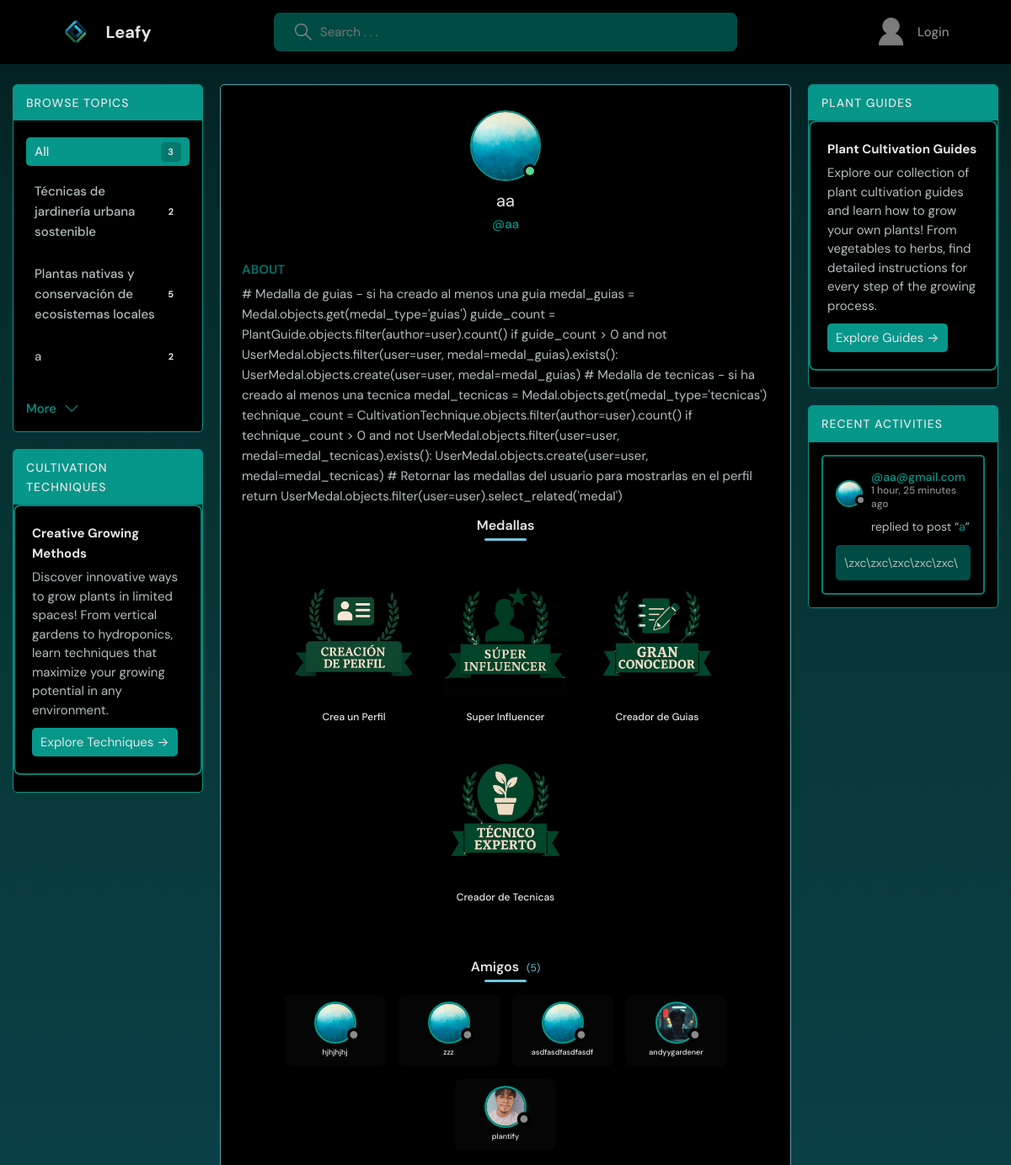
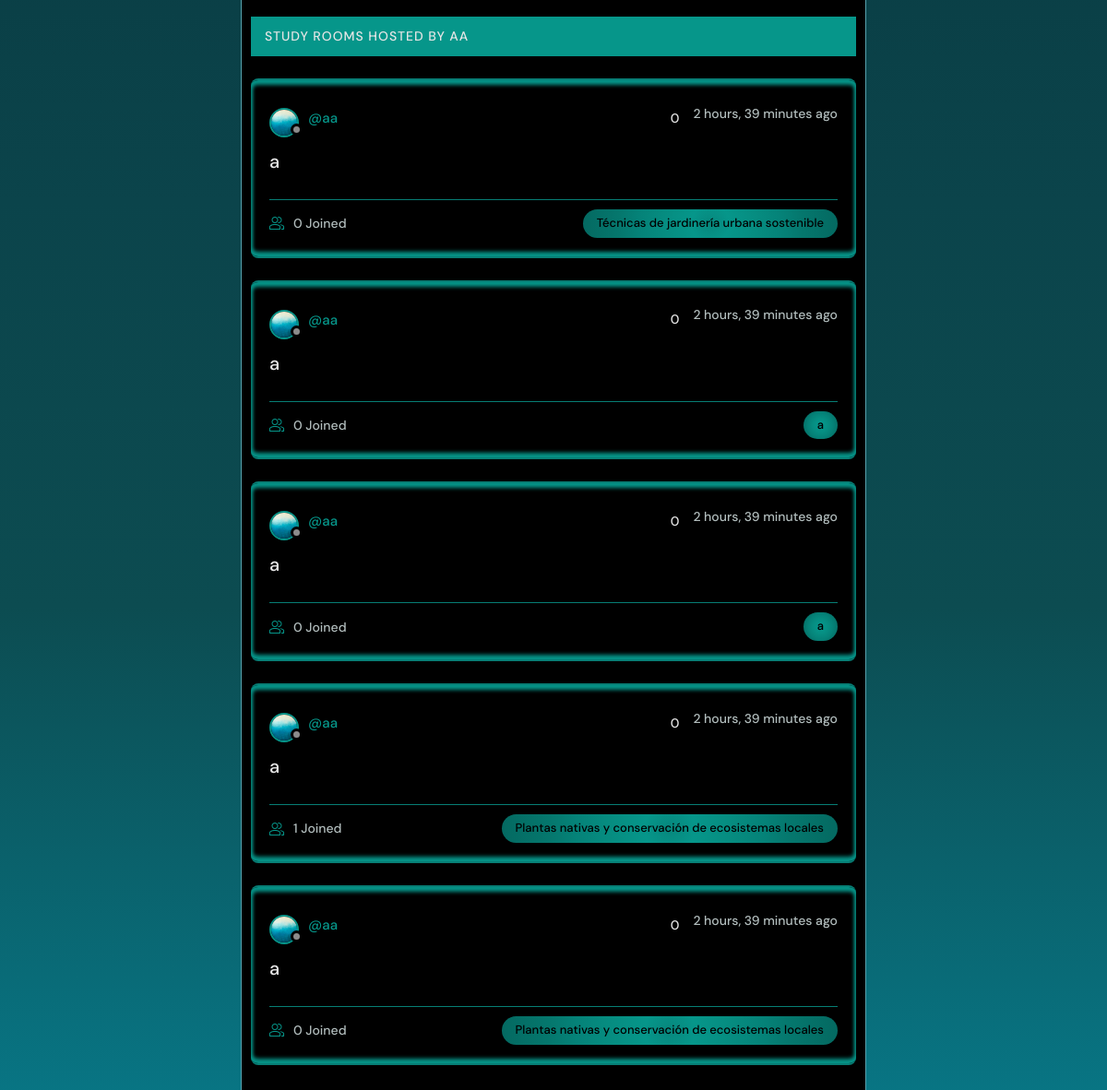
/profile/16/, run on the app's committed database (2 pictures, top to bottom).
### base/models.py (models this page shows, shortened)
class Topic(models.Model):
    name = models.CharField(max_length=200)

class User(AbstractUser):
    name = models.CharField(max_length=200, null=True)
    email = models.EmailField(unique=True, null=True)
    bio = models.TextField(null=True)
    avatar = models.ImageField(null=True, default="blue.jpg")
    USERNAME_FIELD = 'email'
    REQUIRED_FIELDS = []
    def get_friends(self):
        friend_users = []
        for friendship in self.friendships.filter(status='accepted'):
            friend_users.append(friendship.to_user)
        for friendship in self.friend_requests.filter(status='accepted'):
            friend_users.append(friendship.from_user)
        return friend_users

class UserMedal(models.Model):
    user = models.ForeignKey(User, on_delete=models.CASCADE, related_name='medals')
    medal = models.ForeignKey(Medal, on_delete=models.CASCADE, related_name='users')
    earned_date = models.DateTimeField(auto_now_add=True)
    class Meta:
        unique_together = ('user', 'medal')
        verbose_name = 'Medalla de Usuario'
        verbose_name_plural = 'Medallas de Usuarios'

class Medal(models.Model):
    MEDAL_TYPES = [
        ('perfil', 'Perfil'),
        ('likes', 'Likes'),
        ('influencer', 'Influencer'),
        ('guias', 'Guías'),
        ('tecnicas', 'Técnicas'),
    ]
    name = models.CharField(max_length=50)
    medal_type = models.CharField(max_length=20, choices=MEDAL_TYPES, unique=True)
    description = models.TextField()
    image = models.CharField(max_length=100)  # Ruta relativa a la imagen de la medalla
    class Meta:
        verbose_name = 'Medalla'
        verbose_name_plural = 'Medallas'

class Room(models.Model):
    host = models.ForeignKey(User, on_delete=models.SET_NULL, null=True)
    topic =  models.ForeignKey(Topic, on_delete=models.SET_NULL, null=True)
    name = models.CharField(max_length=200)
    description = models.TextField(null=True, blank=True)
    participants = models.ManyToManyField(User, related_name='participants', blank=True)
    image = models.ImageField(null=True, blank=True, upload_to='room_images/')
    likes = models.ManyToManyField(User, related_name='room_likes', blank=True)
    updated = models.DateTimeField(auto_now=True)
    created = models.DateTimeField(auto_now_add=True)
    class Meta:
        ordering = ['-updated', '-created']
    def __str__(self):
        return self.name

class Message(models.Model):
    user = models.ForeignKey(User, on_delete=models.CASCADE)
    room = models.ForeignKey(Room, on_delete=models.CASCADE)
    body = models.TextField()
    parent = models.ForeignKey('self', on_delete=models.CASCADE, null=True, blank=True, related_name='replies')
    depth = models.IntegerField(default=0)  # 0 para mensajes principales, 1-2 para respuestas
    likes = models.ManyToManyField(User, related_name='message_likes', blank=True)
    updated = models.DateTimeField(auto_now=True)
    created = models.DateTimeField(auto_now_add=True)
    class Meta:
        ordering = ['-updated', '-created']

### base/views.py (the view)
# urls.py: path('profile/<str:pk>/', views.userProfile, name ="user-profile"),
def userProfile(request, pk):
    user = User.objects.get(id=pk)
    rooms = user.room_set.all()
    room_messages = user.message_set.all()
    topics = Topic.objects.all()
    friends = user.get_friends()
    is_friend = False
    friendship = None
    if request.user.is_authenticated and request.user.id != user.id:
        is_friend = request.user.is_friend(user)
        friendship = Friendship.objects.filter(
            (Q(from_user=request.user) & Q(to_user=user)) |
            (Q(from_user=user) & Q(to_user=request.user))
        ).first()
    user_medals = check_and_award_medals(user)
    context = {
        'user': user,
        'rooms': rooms,
        'room_messages': room_messages,
        'topics': topics,
        'friends': friends,
        'is_friend': is_friend,
        'friendship': friendship,
        'user_medals': user_medals
    }
    return render(request, 'base/profile.html', context)

### base/templates/base/profile.html (shortened to what this page needs)
{%  extends 'main.html' %}
{% load static %}
{% block content %}
<link rel="stylesheet" href="{% static 'styles/friends.css' %}" />
<link rel="stylesheet" href="{% static 'styles/medals.css' %}" />
<main class="layout layout--3">
  <div class="left-column">
    {% include 'base/topics_component.html' %}
    {% include 'base/techniques_component.html' %}
  </div>
  <div class="roomList">
      <div class="profile">
        <div class="profile__avatar">
          <div class="avatar avatar--large active">
            <img src="{{user.avatar.url}}" alt="{{user.username}}'s profile picture" />
          </div>
        </div>
        <div class="profile__info">
          <h3>{{user.username}}</h3>
          <p>@{{user.username}}</p>
        </div>
        <div class="profile__about">
          <h3>About</h3>
          <p>
            {{user.bio}}
          </p>
        </div>
        <div class="profile__medals">
          <h3>Medallas</h3>
          <div class="medals-container">
            {% for user_medal in user_medals %}
              <div class="medal-item" title="{{ user_medal.medal.description }}">
                <img src="{% static user_medal.medal.image %}" alt="{{ user_medal.medal.name }}" class="medal-icon">
                <span class="medal-name">{{ user_medal.medal.name }}</span>
              </div>
            {% empty %}
              <p class="no-medals-message">No hay medallas para mostrar</p>
            {% endfor %}
          </div>
        </div>
      </div>
      <div class="friends-bar">
        <div class="friends-bar__header">
          <h3>Amigos <span>({{ friends|length }})</span></h3>
        </div>
        <div class="friends-bar__list">
          {% for friend in friends %}
          <div class="friend-card">
            <a href="{% url 'user-profile' friend.id %}" class="avatar avatar--medium friend-avatar" title="Ver perfil de {{friend.username}}">
              <img src="{{friend.avatar.url}}" alt="{{friend.username}}" />
            </a>
            <span class="friend-name">{{friend.username}}</span>
          </div>
          {% empty %}
          <p class="no-friends-message">No hay amigos para mostrar</p>
          {% endfor %}
        </div>
      </div>
      <div class="roomList__header">
        <div>
          <h2>Study Rooms Hosted by {{user.username}}</h2>
        </div>
      </div>
      {% include 'base/feed_component.html' %}
  </div>
  <div class="activities-column">
    {% include 'base/guides_component.html' %}
    {% include 'base/activity_component.html' %}
  </div>
</main>
{% endblock %}

### base/templates/base/topics_component.html
<div class="topics">
    <div class="topics__header">
      <h2>Browse Topics</h2>
    </div>
    <ul class="topics__list">
      <li>
        <a href="{% url 'home' %}" {% if not request.GET.q %}class="active"{% endif %}>All<span>{{topics.count}}</span></a>
      </li>{% for topic in topics %}
      <li>
        <a href="{% url 'home' %}?q={{topic.name}}" {% if request.GET.q == topic.name %}class="active"{% endif %}>{{topic.name}}<span>{{topic.room_set.all.count}}</span></a>
      </li>{% endfor %}
    </ul>
    <a class="btn btn--link" href="{% url 'topics' %}">
      More
      <svg version="1.1" xmlns="http://www.w3.org/2000/svg" width="32" height="32" viewBox="0 0 32 32">
        <title>chevron-down</title>
        <path d="M16 21l-13-13h-3l16 16 16-16h-3l-13 13z"></path>
      </svg>
    </a>
  </div>

### base/templates/base/feed_component.html (shortened to what this page needs)
{% load static %}
{% for room in rooms %}
<div class="roomListRoom">
  <div class="roomListRoom__header">
    <a href="{% url 'user-profile' room.host.id %}" class="roomListRoom__author">
      <div class="avatar avatar--small">
        <img src="{{room.host.avatar.url}}" alt="{{ room.host.username }}'s avatar" />
      </div>
      <span>@{{room.host.username}}</span>
    </a>
    <div class="roomListRoom__actions">
      <a href="javascript:void(0)" data-url="{% url 'like-room' room.id %}" class="btn-like " >
        <span class="leaf-icon">
          <img src="{% static 'images/likes/hojavacia.png' %}" class="leaf-empty" alt="Like">
        </span>
        <span class="like-count">{{ room.likes.count }}</span>
      </a>
      <span>{{room.created|timesince}} ago</span>
    </div>
  </div>
  <div class="roomListRoom__content">
    <a href="{% url 'room' room.id %}">{{room.name}}</a>
  </div>
  <div class="roomListRoom__meta">
    <a href="{% url 'room' room.id %}" class="roomListRoom__joined">
      {{room.participants.all.count}} Joined
    </a>
    <p class="roomListRoom__topic">{{room.topic.name}}</p>
  </div>
</div>
{% endfor %}

### base/templates/base/activity_component.html (shortened to what this page needs)
<div class="activities">
  <div class="activities__header">
    <h2>Recent Activities</h2>
  </div>
  {% for message in room_messages %}
    <div class="activities__box">
      <div class="activities__boxHeader roomListRoom__header">
        <a href="{% url 'user-profile' message.user.id %}" class="roomListRoom__author">
          <div class="avatar avatar--small">
            <img src="{{ message.user.avatar.url }}" />
          </div>
          <p>
            @{{ message.user }}
            <span>{{ message.created|timesince }} ago</span>
          </p>
        </a>
      </div>
      <div class="activities__boxContent">
        <p>replied to post “<a href="{% url 'room' message.room.id %}">{{message.room}}</a>”</p>
        <div class="activities__boxRoomContent">
          {{message.body}}
        </div>
      </div>
    </div>
  {% endfor %}
</div>

### static/styles/friends.css (style rules this page uses)
.friends-bar { background-color: var(--color-dark); border-radius: 5px; padding: 1.5rem; margin-bottom: 2rem; box-shadow: 0 5px 15px rgba(0, 0, 0, 0.1); }
.friends-bar__header { display: flex; justify-content: center; align-items: center; margin-bottom: 1.5rem; }
.friends-bar__header h3 { font-size: 1.6rem; font-weight: 600; color: var(--color-light); text-align: center; position: relative; padding-bottom: 0.5rem; }
.friends-bar__header h3::after { content: ''; position: absolute; bottom: 0; left: 50%; transform: translateX(-50%); width: 50px; height: 3px; background-color: #71c6dd; border-radius: 3px; }
.friends-bar__header h3 span { font-size: 1.2rem; font-weight: 400; color: #71c6dd; margin-left: 0.5rem; }
.friends-bar__list { display: flex; flex-wrap: wrap; gap: 1.5rem; justify-content: center; margin-top: 1.5rem; }
.friend-card { display: grid; grid-template-areas: "avatar" "name" "actions"; grid-template-rows: auto auto auto; justify-items: center; text-decoration: none; transition: all 0.3s ease; width: 120px; text-align: center; padding: 1rem; border-radius: 8px; background-color: rgba(51, 51, 51, 0.1); }
.friend-avatar { transform: scale(1.25); margin: 0.3rem 0; grid-area: avatar; }
.friend-name { font-size: 0.9rem; color: var(--color-light); font-weight: 500; margin-top: 0.5rem; word-break: break-word; grid-area: name; }

### static/styles/medals.css (style rules this page uses)
.profile__medals { width: 100%; margin-bottom: 2rem; text-align: center; }
.profile__medals h3 { font-size: 1.6rem; font-weight: 600; color: var(--color-light); text-align: center; position: relative; padding-bottom: 0.5rem; margin-bottom: 1.5rem; }
.profile__medals h3::after { content: ''; position: absolute; bottom: 0; left: 50%; transform: translateX(-50%); width: 50px; height: 3px; background-color: #71c6dd; border-radius: 3px; }
.medals-container { display: flex; flex-wrap: wrap; justify-content: center; gap: 3rem; margin: 2rem auto; width: 100%; padding: 1.5rem 0; max-width: 1200px; }
.medal-item { display: flex; flex-direction: column; align-items: center; transition: all 0.3s ease; cursor: pointer; }
.medal-icon { width: 150px; height: 150px; object-fit: contain; margin-bottom: 1rem; transition: transform 0.3s ease; }
.medal-name { font-size: 1.2rem; font-weight: 500; color: var(--color-light); text-align: center; margin-top: 0.5rem; display: block; }

### data on the page
Topic: name "Técnicas de jardinería urbana sostenible", room_set.all.count "2"
Topic: name "Plantas nativas y conservación de ecosistemas locales", room_set.all.count "5"
Topic: name "a", room_set.all.count "2"
User: avatar (picture), username "aa", bio "# Medalla de guias - si ha creado al menos una guia medal_guias = Medal.objects.get(medal_type='guias') guide_count = PlantGuide.objects.filter(author=user).count() if guide_count > 0 and not UserMedal.objects.filter(user=user, medal=medal_guias).exists(): UserMedal.objects.create(user=user, medal=medal_guias) # Medalla de tecnicas - si ha creado al menos una tecnica medal_tecnicas = Medal.objects.get(medal_type='tecnicas') technique_count = CultivationTechnique.objects.filter(author=user).count() if technique_count > 0 and not UserMedal.objects.filter(user=user, medal=medal_tecnicas).exists(): UserMedal.objects.create(user=user, medal=medal_tecnicas) # Retornar las medallas del usuario…", username "AA"
UserMedal: medal.image (picture), medal.name "Crea un Perfil"
UserMedal: medal.image (picture), medal.name "Super Influencer"
UserMedal: medal.image (picture), medal.name "Creador de Guias"
UserMedal: medal.image (picture), medal.name "Creador de Tecnicas"
User: avatar (picture), username "hjhjhjhj"
User: avatar (picture), username "zzz"
User: avatar (picture), username "asdfasdfasdfasdf"
User: avatar (picture), username "andyygardener"
User: avatar (picture), username "plantify"
Room: host.avatar (picture), host.username "aa", likes.count "0", created "2 hours, 39 minutes", name "a", participants.all.count "0", topic.name "Técnicas de jardinería urbana sostenible"
Room: host.avatar (picture), host.username "aa", likes.count "0", created "2 hours, 39 minutes", name "a", participants.all.count "0", topic.name "a"
Room: host.avatar (picture), host.username "aa", likes.count "0", created "2 hours, 39 minutes", name "a", participants.all.count "0", topic.name "a"
Room: host.avatar (picture), host.username "aa", likes.count "0", created "2 hours, 39 minutes", name "a", participants.all.count "1", topic.name "Plantas nativas y conservación de ecosistemas locales"
Room: host.avatar (picture), host.username "aa", likes.count "0", created "2 hours, 39 minutes", name "a", participants.all.count "0", topic.name "Plantas nativas y conservación de ecosistemas locales"
Message: user.avatar (picture), user "aa@gmail.com", created "1 hour, 25 minutes", room "a", body "\\zxc\\zxc\\zxc\\zxc\\zxc\\"

### other printed values
{{ topics.count }} "3"
{{ friends|length }} "5"
